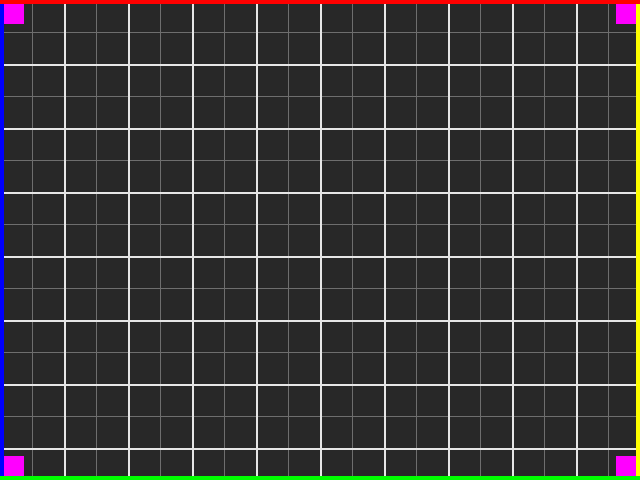
#> input picture test_images/TEST640.BMP, 640 x 480 px
$ python make_bmp.py --from ../../../test_images/TEST640.BMP
#> lines starting #> are read from the running program, lines starting #| are printed output that depends on the picture
#!/usr/bin/env python3
# -*- coding: utf-8 -*-
"""
make_bmp.py —— 生成/校验严格 24 位非压缩 BMP（供 HX4S20C 工程直接读取）

为什么需要这个工具
------------------
"16x16 的 BMP" 本身是 BMP 规范里完全合法的尺寸，不常见的原因是常见的画图工具
（画图 / Photoshop / 在线转换站）在小尺寸下会：
  * 默认存成 32 位带 alpha（biBitCount=32）-> 本工程 header_match 要求 ==24
  * 存成 BI_BITFIELDS（biCompression=3）-> 本工程要求 ==0
  * 存成顶朝下（biHeight 为负）-> 本工程按正值处理，负数会被当成超大高度拒绝
  * 加上 ICC 色彩配置块或 V5 头（biSize=124）-> 本工程要求 biSize>=40 但像素偏移会被推到 54 之后
所以最省事的办法是直接用 20 行代码把字节写死，保证每个字段都符合 fat32_bmp_loader
的 header_match。

本工具做什么
------------
  --size 16x16              生成 16x16 的辨认图（角标 + 边框，用来一眼看出翻转/镜像）
  --from logo.png           把任意图片缩放到指定尺寸后转成合规 BMP
  --check x.bmp             读回 BMP，逐条打印 header_match 的判定结果

用法
----
  python tools/make_bmp.py --size 16x16 --out tiny16.bmp
  python tools/make_bmp.py --size 640x480 --pattern bars --out bars.bmp
  python tools/make_bmp.py --size 160x120 --from photo.jpg --out thumb.bmp
  python tools/make_bmp.py --check tiny16.bmp
"""

import argparse
import struct
import sys
from pathlib import Path

# ---------------------------------------------------------------------------
# 控制台中文输出
#   Windows 控制台默认是 GBK(cp936)，被重定向/管道捕获时又常按 UTF-8 解码，
#   两边不一致就会满屏乱码。按"是否终端"选编码：
#     真终端 -> 保持系统编码（GBK 控制台正常显示）
#     被重定向 -> 改 UTF-8（管道/日志/CI 正常显示）
# ---------------------------------------------------------------------------
if not sys.stdout.isatty():
    try:
        sys.stdout.reconfigure(encoding="utf-8", errors="replace")
        sys.stderr.reconfigure(encoding="utf-8", errors="replace")
    except Exception:
        pass

# ---------------------------------------------------------------------------
# 本工程 fat32_bmp_loader.v 的 header_match 条件（2026-09 版）
# ---------------------------------------------------------------------------
MAX_SRC_WIDTH = 1920          # MAX_SRC_WIDTH
MAX_SRC_HEIGHT = 1080         # MAX_SRC_HEIGHT
MIN_SRC_PIXELS = 1            # MIN_SRC_PIXELS（已从 32000 放宽到 1）


def write_bmp24(path, width, height, rows_top_down):
    """写 24 位非压缩 BMP。

    rows_top_down: 长度为 height 的列表，每项是长度为 width 的 [(r,g,b), ...]，
                   rows_top_down[0] 是**最上面**那一行（人眼顺序）。
    BMP 文件内的像素是自底向上存的，函数内部会反转行序。
    """
    if len(rows_top_down) != height:
        raise ValueError(f"行数 {len(rows_top_down)} != height {height}")
    for y, row in enumerate(rows_top_down):
        if len(row) != width:
            raise ValueError(f"第 {y} 行像素数 {len(row)} != width {width}")

    row_bytes = width * 3
    stride = (row_bytes + 3) & ~3          # 每行补齐到 4 字节边界
    pad = stride - row_bytes
    size_image = stride * height

    off_bits = 54                          # 14 字节文件头 + 40 字节信息头
    file_size = off_bits + size_image

    # ---- 14 字节 BMPFILEHEADER ----
    hdr = bytearray()
    hdr += b"BM"
    hdr += struct.pack("<I", file_size)    # bfSize        偏移 2  —— loader 读这个做 header_file_len
    hdr += struct.pack("<HH", 0, 0)        # bfReserved1/2
    hdr += struct.pack("<I", off_bits)     # bfOffBits     偏移 10 —— loader 要求 >=54

    # ---- 40 字节 BITMAPINFOHEADER ----
    hdr += struct.pack("<I", 40)           # biSize        偏移 14 —— loader 要求 >=40
    hdr += struct.pack("<i", width)        # biWidth       偏移 18
    hdr += struct.pack("<i", height)       # biHeight      偏移 22 —— **必须为正**（自底向上）
    hdr += struct.pack("<H", 1)            # biPlanes      偏移 26 —— loader 要求 ==1
    hdr += struct.pack("<H", 24)           # biBitCount    偏移 28 —— loader 要求 ==24
    hdr += struct.pack("<I", 0)            # biCompression 偏移 30 —— loader 要求 ==0
    hdr += struct.pack("<I", size_image)   # biSizeImage
    hdr += struct.pack("<i", 2835)         # biXPelsPerMeter (72 dpi)
    hdr += struct.pack("<i", 2835)         # biYPelsPerMeter
    hdr += struct.pack("<I", 0)            # biClrUsed
    hdr += struct.pack("<I", 0)            # biClrImportant
    assert len(hdr) == 54, len(hdr)

    # ---- 像素数据：自底向上 + BGR 顺序 ----
    body = bytearray()
    for row in reversed(rows_top_down):
        for (r, g, b) in row:
            body += bytes((b & 0xFF, g & 0xFF, r & 0xFF))
        body += b"\x00" * pad

    Path(path).write_bytes(bytes(hdr) + bytes(body))
    return {"width": width, "height": height, "stride": stride,
            "row_bytes": row_bytes, "pad": pad, "file_size": file_size}


# ---------------------------------------------------------------------------
# 图案生成
# ---------------------------------------------------------------------------
# [62 lines left out: functions pattern_corners, pattern_bars, pattern_gradient, not called in this run]


PATTERNS = {"corners": pattern_corners, "bars": pattern_bars, "gradient": pattern_gradient}


def load_and_resize(path, w, h):
    """用 PIL 读入任意图片，缩放到 w x h，返回 top-down RGB 行列表。"""
#> called with path = '../../../test_images/TEST640.BMP', w = 16, h = 16
    try:
        from PIL import Image
    except ImportError:
        sys.exit("需要 Pillow：pip install Pillow")
    im = Image.open(path).convert("RGB").resize((w, h), Image.LANCZOS)
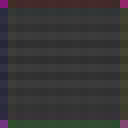
#> im: PIL image 16x16 RGB (shown 8 times larger); mean R, G, B 55.5, 54.2, 54.1
    px = im.load()
    return [[px[x, y] for x in range(w)] for y in range(h)]


# ---------------------------------------------------------------------------
# 校验：逐条复现 fat32_bmp_loader.v 的 header_match
# ---------------------------------------------------------------------------
def check(path):
    data = Path(path).read_bytes()
    n = len(data)
    if n < 54:
        print(f"  [FAIL] 文件只有 {n} 字节，不足 54 字节头")
        return False

    bf_type = data[0:2]
    bf_size = struct.unpack_from("<I", data, 2)[0]
    off_bits = struct.unpack_from("<I", data, 10)[0]
    dib_size = struct.unpack_from("<I", data, 14)[0]
    width = struct.unpack_from("<i", data, 18)[0]
    height = struct.unpack_from("<i", data, 22)[0]
    planes = struct.unpack_from("<H", data, 26)[0]
    bits = struct.unpack_from("<H", data, 28)[0]
    comp = struct.unpack_from("<I", data, 30)[0]

    row_bytes = width * 3
    stride = (row_bytes + 3) & ~3
    expected = off_bits + stride * height

    checks = [
        ("magic 'BM'",              bf_type == b"BM",                    bf_type),
        ("biSize >= 40",            dib_size >= 40,                      dib_size),
        ("biPlanes == 1",           planes == 1,                         planes),
        ("biBitCount == 24",        bits == 24,                          bits),
        ("biCompression == 0",      comp == 0,                           comp),
        ("bfSize != 0",             bf_size != 0,                        bf_size),
        ("bfOffBits >= 54",         off_bits >= 54,                      off_bits),
        ("bfOffBits < bfSize",      off_bits < bf_size,                  f"{off_bits} < {bf_size}"),
        ("bfSize <= 实际文件大小",  bf_size <= n,                        f"{bf_size} <= {n}"),
        ("width != 0",              width != 0,                          width),
        ("width <= 1920",           0 < width <= MAX_SRC_WIDTH,          width),
        ("height != 0",             height != 0,                         height),
        ("height > 0 (自底向上)",   height > 0,                          height),
        ("height <= 1080",          0 < height <= MAX_SRC_HEIGHT,        height),
        ("width*height >= 1",       width * height >= MIN_SRC_PIXELS,    width * height),
        ("bfSize == 头+像素(推算)", bf_size == expected,                 f"{bf_size} vs {expected}"),
    ]

    print(f"\n  {path}   ({n} 字节)")
    print(f"  {'=' * 62}")
    ok_all = True
    for name, ok, val in checks:
        ok_all &= ok
        print(f"  [{'OK  ' if ok else 'FAIL'}] {name:<26} = {val}")
    print(f"  {'-' * 62}")
    print(f"  行字节 = {row_bytes}，对齐后 = {stride}，行尾填充 = {stride - row_bytes} 字节")
    print(f"  像素区 = {stride * height} 字节，文件应为 {expected} 字节（实际 {n}）")
    print(f"  => {'符合 fat32_bmp_loader 的 header_match' if ok_all else '不符合，工程会判 header 失败'}")
    return ok_all


# ---------------------------------------------------------------------------
# [6 lines left out: function parse_size, not called in this run]


def main():
    ap = argparse.ArgumentParser(
        description="生成/校验严格 24 位非压缩 BMP",
        formatter_class=argparse.RawDescriptionHelpFormatter,
        epilog=__doc__)
    ap.add_argument("--size", type=parse_size, default=(16, 16), help="WxH，默认 16x16")
    ap.add_argument("--out", help="输出 BMP 路径")
    ap.add_argument("--pattern", choices=sorted(PATTERNS), default="corners",
                    help="内置图案，默认 corners（四角异色，可看出翻转/镜像）")
    ap.add_argument("--from", dest="src", help="从任意图片转换")
    ap.add_argument("--check", help="校验一个已有 BMP")
    args = ap.parse_args()

    if args.check:
        sys.exit(0 if check(args.check) else 1)

    w, h = args.size
    if not (0 < w <= MAX_SRC_WIDTH and 0 < h <= MAX_SRC_HEIGHT):
        sys.exit(f"尺寸 {w}x{h} 超出工程限制：宽<= {MAX_SRC_WIDTH}，高<= {MAX_SRC_HEIGHT}")

    rows = load_and_resize(args.src, w, h) if args.src else PATTERNS[args.pattern](w, h)
#> rows = 16 items
    out = args.out or f"img_{w}x{h}_{args.pattern if not args.src else 'converted'}.bmp"
    info = write_bmp24(out, w, h, rows)
#> the loop in write_bmp24, `for y, row in enumerate(rows_top_down):` made 16 passes
#> the loop in write_bmp24, `for row in reversed(rows_top_down):` made 16 passes
#> info = {'width': 16, 'height': 16, 'stride': 48, 'row_bytes': 48, 'pad': 0, 'file_size': 822}

    print(f"已写入 {out}")
    print(f"  {w}x{h} 24bpp 非压缩，单行 {info['row_bytes']} 字节"
          f"（填充 {info['pad']} 字节），共 {info['file_size']} 字节")
#|   16x16 24bpp 非压缩，单行 48 字节（填充 0 字节），共 822 字节
    print(f"  放到 TF 卡上，扩展名只要是 .BMP 就会被扫描到（基名随意）")
    check(out)


if __name__ == "__main__":
    main()
